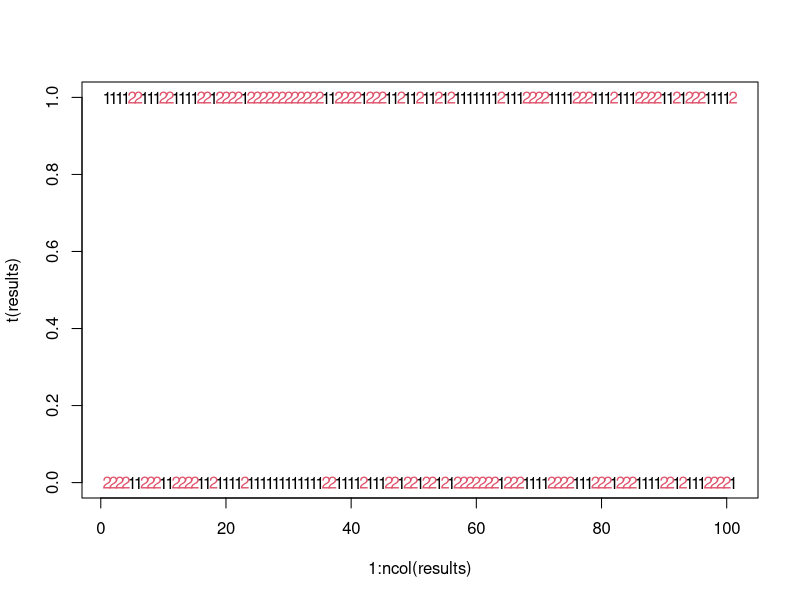
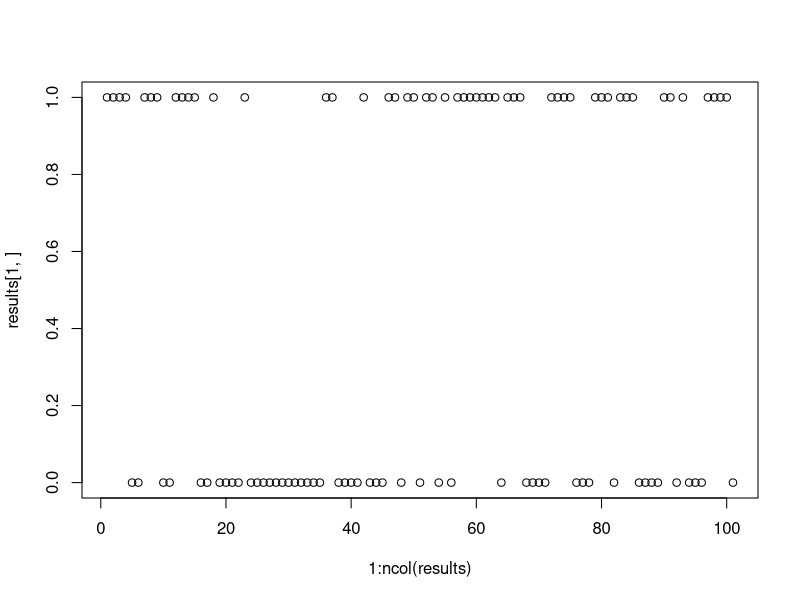

These charts were generated, in order, by the following R code:
a <- 0.3
time <- 100

pos.auto.matrix <- matrix(c(1-a, a, a, 1-a), 2, 2, byrow = TRUE)

results <- matrix(c(1,0))
for (i in 1:time) {
  pnext <- pos.auto.matrix %*% results[, i]
  state1 <- c(rbinom(1, 1, pnext[1]))
  results <- cbind(results, c(state1, 1 - state1))
}

rbinom(1, 1, 0.5)
results
ncol(results)

matplot(1:ncol(results), t(results))
line(results[2,])
plot(1:ncol(results), results[1,])
